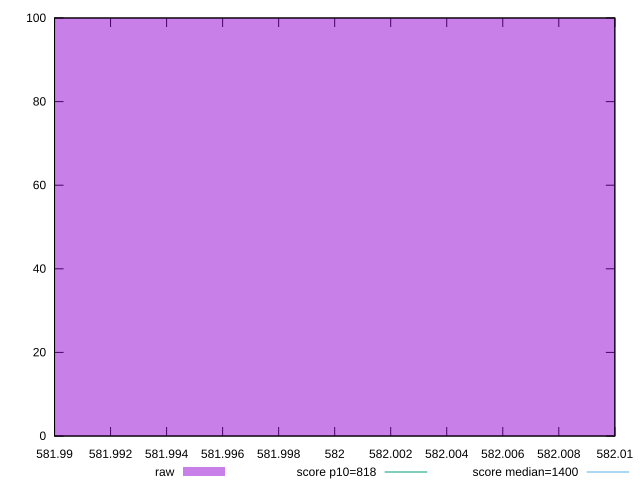

Write the gnuplot code that produced this figure.
reset

$raw <<EOF
582 100
EOF

set key outside below
set boxwidth 0.1
set xrange [581.99:582.01]
set yrange [0:100]
set trange [0:100]
set style fill transparent solid 0.5 noborder

set parametric
set terminal svg size 640, 490 enhanced background rgb 'white'
set output "reports/report_00032_2021-02-25T10-28-15.087Z/dom-size/samples/card/raw/histogram.svg"

plot $raw title "raw" with boxes, \
     818,t title "score p10=818", \
     1400,t title "score median=1400"

reset
